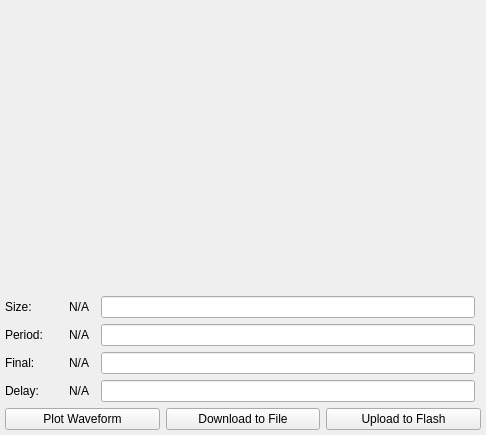
<?xml version="1.0" encoding="UTF-8"?>
<ui version="4.0">
 <class>WaveformWidget</class>
 <widget class="QWidget" name="WaveformWidget">
  <property name="geometry">
   <rect>
    <x>0</x>
    <y>0</y>
    <width>486</width>
    <height>435</height>
   </rect>
  </property>
  <property name="sizePolicy">
   <sizepolicy hsizetype="MinimumExpanding" vsizetype="MinimumExpanding">
    <horstretch>0</horstretch>
    <verstretch>0</verstretch>
   </sizepolicy>
  </property>
  <property name="windowTitle">
   <string>Form</string>
  </property>
  <layout class="QGridLayout" name="gridLayout">
   <property name="leftMargin">
    <number>5</number>
   </property>
   <property name="topMargin">
    <number>5</number>
   </property>
   <property name="rightMargin">
    <number>5</number>
   </property>
   <property name="bottomMargin">
    <number>5</number>
   </property>
   <item row="2" column="0">
    <widget class="QLabel" name="label">
     <property name="text">
      <string>Period:</string>
     </property>
    </widget>
   </item>
   <item row="1" column="1">
    <widget class="QLabel" name="lblSize">
     <property name="minimumSize">
      <size>
       <width>40</width>
       <height>0</height>
      </size>
     </property>
     <property name="text">
      <string>N/A</string>
     </property>
     <property name="alignment">
      <set>Qt::AlignRight|Qt::AlignTrailing|Qt::AlignVCenter</set>
     </property>
    </widget>
   </item>
   <item row="3" column="1">
    <widget class="QLabel" name="lblFinal">
     <property name="minimumSize">
      <size>
       <width>40</width>
       <height>0</height>
      </size>
     </property>
     <property name="text">
      <string>N/A</string>
     </property>
     <property name="alignment">
      <set>Qt::AlignRight|Qt::AlignTrailing|Qt::AlignVCenter</set>
     </property>
    </widget>
   </item>
   <item row="0" column="0" colspan="5">
    <widget class="QCustomPlot" name="plot" native="true">
     <property name="sizePolicy">
      <sizepolicy hsizetype="MinimumExpanding" vsizetype="MinimumExpanding">
       <horstretch>0</horstretch>
       <verstretch>0</verstretch>
      </sizepolicy>
     </property>
     <property name="minimumSize">
      <size>
       <width>200</width>
       <height>200</height>
      </size>
     </property>
    </widget>
   </item>
   <item row="2" column="3">
    <widget class="QLineEdit" name="txtPeriod"/>
   </item>
   <item row="1" column="3">
    <widget class="QLineEdit" name="txtSize"/>
   </item>
   <item row="3" column="3">
    <widget class="QLineEdit" name="txtFinal"/>
   </item>
   <item row="5" column="0" colspan="5">
    <layout class="QHBoxLayout" name="horizontalLayout">
     <item>
      <widget class="QPushButton" name="btnPlot">
       <property name="text">
        <string>Plot Waveform</string>
       </property>
       <property name="icon">
        <iconset resource="../resources.qrc">
         <normaloff>:/resources/images/plot.png</normaloff>:/resources/images/plot.png</iconset>
       </property>
       <property name="iconSize">
        <size>
         <width>24</width>
         <height>17</height>
        </size>
       </property>
      </widget>
     </item>
     <item>
      <widget class="QPushButton" name="btnSave">
       <property name="text">
        <string>Download to File</string>
       </property>
       <property name="icon">
        <iconset resource="../resources.qrc">
         <normaloff>:/resources/images/download.png</normaloff>:/resources/images/download.png</iconset>
       </property>
       <property name="iconSize">
        <size>
         <width>24</width>
         <height>17</height>
        </size>
       </property>
      </widget>
     </item>
     <item>
      <widget class="QPushButton" name="btnUpload">
       <property name="text">
        <string>Upload to Flash</string>
       </property>
       <property name="icon">
        <iconset resource="../resources.qrc">
         <normaloff>:/resources/images/upload.png</normaloff>:/resources/images/upload.png</iconset>
       </property>
       <property name="iconSize">
        <size>
         <width>24</width>
         <height>17</height>
        </size>
       </property>
      </widget>
     </item>
    </layout>
   </item>
   <item row="3" column="0">
    <widget class="QLabel" name="label_2">
     <property name="text">
      <string>Final:</string>
     </property>
    </widget>
   </item>
   <item row="1" column="0">
    <widget class="QLabel" name="label_3">
     <property name="text">
      <string>Size:</string>
     </property>
    </widget>
   </item>
   <item row="2" column="1">
    <widget class="QLabel" name="lblPeriod">
     <property name="minimumSize">
      <size>
       <width>40</width>
       <height>0</height>
      </size>
     </property>
     <property name="text">
      <string>N/A</string>
     </property>
     <property name="alignment">
      <set>Qt::AlignRight|Qt::AlignTrailing|Qt::AlignVCenter</set>
     </property>
    </widget>
   </item>
   <item row="4" column="0">
    <widget class="QLabel" name="label_4">
     <property name="text">
      <string>Delay:</string>
     </property>
    </widget>
   </item>
   <item row="4" column="1">
    <widget class="QLabel" name="lblDelay">
     <property name="minimumSize">
      <size>
       <width>40</width>
       <height>0</height>
      </size>
     </property>
     <property name="text">
      <string>N/A</string>
     </property>
     <property name="alignment">
      <set>Qt::AlignRight|Qt::AlignTrailing|Qt::AlignVCenter</set>
     </property>
    </widget>
   </item>
   <item row="4" column="3">
    <widget class="QLineEdit" name="txtDelay"/>
   </item>
  </layout>
 </widget>
 <customwidgets>
  <customwidget>
   <class>QCustomPlot</class>
   <extends>QWidget</extends>
   <header>view/qcustomplot.h</header>
   <container>1</container>
  </customwidget>
 </customwidgets>
 <tabstops>
  <tabstop>txtSize</tabstop>
  <tabstop>txtPeriod</tabstop>
  <tabstop>txtFinal</tabstop>
  <tabstop>btnPlot</tabstop>
  <tabstop>btnUpload</tabstop>
 </tabstops>
 <resources>
  <include location="../resources.qrc"/>
 </resources>
 <connections/>
</ui>
